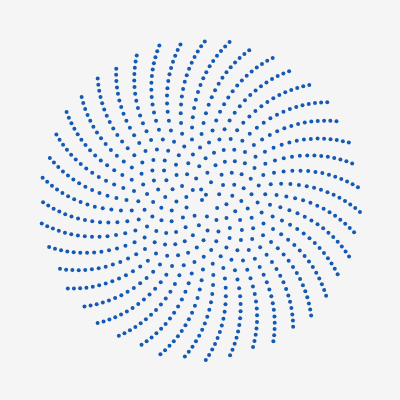
Frame 1 (no input)
Frame 2 (the mouse pressed at the canvas centre, redrawn once): identical to frame 1, image omitted

The p5.js sketch that drew this single still picture (run headless with seeded random() and noise() and a simulated clock; the mouse was pressed at the canvas centre and the sketch redrawn once):

// p5.js sketch
// ── sketch.js
function setup() {
  createCanvas(400, 400);
  background(245);
  stroke(20, 90, 180);
  strokeWeight(4);
  noLoop();
}

function draw() {
  background(245);

  const totalPoints = 700;
  const centerX = width / 2;
  const centerY = height / 2;

  for (let i = 0; i < totalPoints; i++) {
    const angle = i * 137.5;
    const radius = 2 + sqrt(i) * 6;
    const x = centerX + cos(angle) * radius;
    const y = centerY + sin(angle) * radius;
    point(x, y);
  }
}
